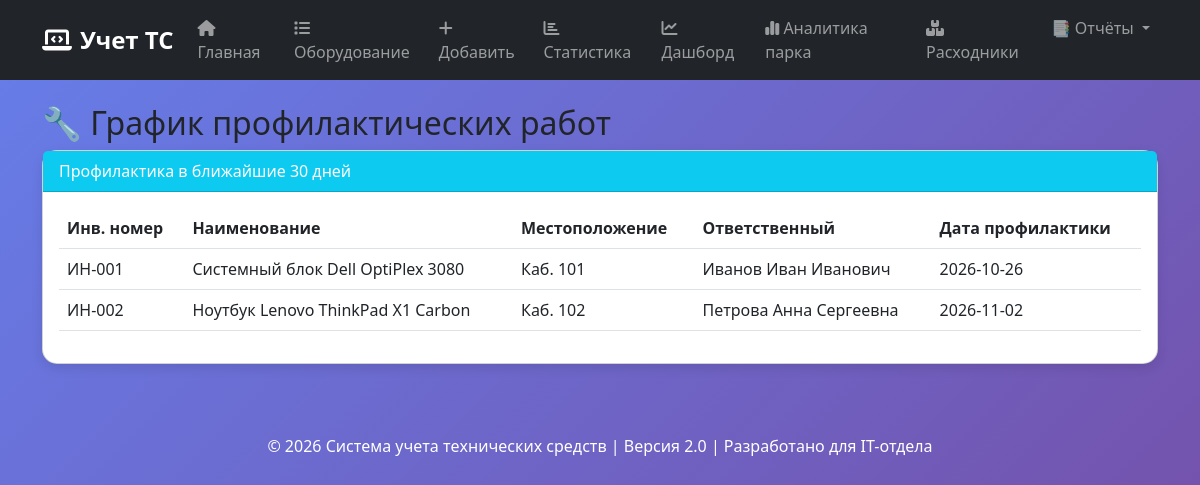
The page /reports/maintenance on the database its author committed.
### tables this page shows
CREATE TABLE equipment (id INTEGER PRIMARY KEY AUTOINCREMENT, inventory_number TEXT UNIQUE NOT NULL, serial_number TEXT, name TEXT NOT NULL, type_id INTEGER, status TEXT DEFAULT 'in_stock', location TEXT, responsible_id INTEGER, purchase_date TEXT, warranty_end TEXT, cost REAL, qr_code TEXT, next_maintenance_date TEXT, created_at TEXT DEFAULT CURRENT_TIMESTAMP, updated_at TEXT DEFAULT CURRENT_TIMESTAMP, FOREIGN KEY (type_id) REFERENCES equipment_types(id), FOREIGN KEY (responsible_id) REFERENCES users(id));

CREATE TABLE users (id INTEGER PRIMARY KEY AUTOINCREMENT, username TEXT UNIQUE NOT NULL, password TEXT NOT NULL, role TEXT CHECK(role IN ('admin', 'it_user', 'mol')), full_name TEXT, department TEXT, email TEXT, created_at TEXT DEFAULT CURRENT_TIMESTAMP);

### app.py (the view)
@app.route('/reports/maintenance')
def report_maintenance():
    upcoming_maintenance = db.get_upcoming_maintenance(30)
    return render_template('reports_maintenance.html', upcoming_maintenance=upcoming_maintenance)

### database.py (called while the page is built)
def get_connection():
    return sqlite3.connect(DB_NAME)

def get_upcoming_maintenance(days=30):
    with get_connection() as conn:
        cursor = conn.cursor()
        cursor.execute("SELECT e.id, e.inventory_number, e.name, e.location, e.responsible_id, u.full_name as responsible_name, e.next_maintenance_date FROM equipment e LEFT JOIN users u ON e.responsible_id = u.id WHERE e.next_maintenance_date IS NOT NULL AND e.next_maintenance_date BETWEEN date('now') AND date('now', ?) ORDER BY e.next_maintenance_date ASC", (f'+{days} days',))
        return cursor.fetchall()

### templates/reports_maintenance.html (shortened to what this page needs)
{% extends "base.html" %}
{% block content %}
<h2>🔧 График профилактических работ</h2>
<div class="card">
    <div class="card-header bg-info text-white">Профилактика в ближайшие 30 дней</div>
    <div class="card-body">
        <table class="table">
            <thead><tr><th>Инв. номер</th><th>Наименование</th><th>Местоположение</th><th>Ответственный</th><th>Дата профилактики</th></tr></thead>
            <tbody>
                {% for eq in upcoming_maintenance %}
                <tr><td>{{ eq[1] }}</td><td>{{ eq[2] }}</td><td>{{ eq[3] or '—' }}</td><td>{{ eq[5] or '—' }}</td><td>{{ eq[6] }}</td></tr>
                {% endfor %}
            </tbody>
        </table>
    </div>
</div>
{% endblock %}

### templates/base.html (style rules this page uses)
body { background: linear-gradient(135deg, #667eea 0%, #764ba2 100%); min-height: 100vh; }
.card { border-radius: 15px; box-shadow: 0 4px 12px rgba(0,0,0,0.1); transition: transform 0.2s; background: white; }

### rows shown on the page
equipment: inventory_number "ИН-001", name "Системный блок Dell OptiPlex 3080", location "Каб. 101", full_name "Иванов Иван Иванович", next_maintenance_date "2026-10-26"
equipment: inventory_number "ИН-002", name "Ноутбук Lenovo ThinkPad X1 Carbon", location "Каб. 102", full_name "Петрова Анна Сергеевна", next_maintenance_date "2026-11-02"
